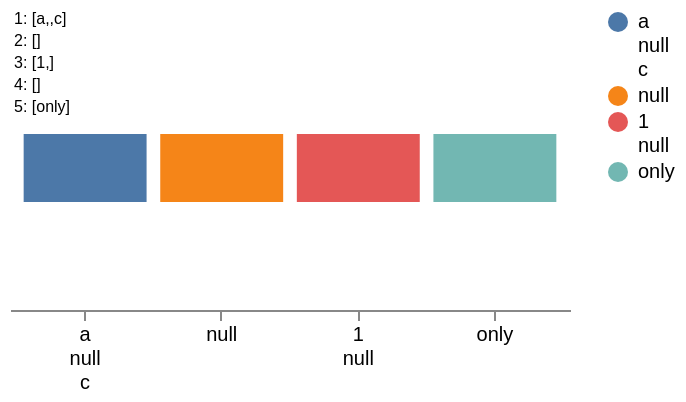

Vega-Lite specification for this chart:
### Vega specification from a JSON file in a GitHub repository (floating-point values rounded to 4 significant figures)
{"$schema": "https://vega.github.io/schema/vega/v6.json", "description": "One column of lists, read two ways, and upstream disagrees with itself on purpose. A data-driven discrete domain **groups** by `'' + value`, which is `Array.prototype.join`: a null element contributes **nothing**, so `[\"a\", null, \"c\"]` keys as `a,,c` and — the part that is visible without reading a key — `[null]` and `[]` both key as the empty string and are **one** category. Five rows, four bands. A **caption** reads the same axis as `a,null,c, null, 1,null, only`, with the word, because a caption is built from the **labels** and a label has been through the formatter by then: `String` applied to each element, under which a null is four letters. This engine had `VegaValue.asString` joining an array with each element's own text, which is the caption's rule in the key's place — so the domain gained a fifth band upstream does not draw. Fixing that one function broke the caption in the same run, which is how it was established that the two sides are both real; the caption now formats per element in `GuideCaption` and the key does not. The legend is here because its entries come from the same domain and so inherit the same grouping, and the text mark writes the raw cell so the three readings sit side by side.", "width": 280, "height": 150, "padding": 5, "data": [{"name": "t", "values": [{"v": ["a", null, "c"], "n": 1}, {"v": [null], "n": 2}, {"v": [1, null], "n": 3}, {"v": [], "n": 4}, {"v": ["only"], "n": 5}]}], "scales": [{"name": "x", "type": "band", "domain": {"data": "t", "field": "v"}, "range": "width", "padding": 0.1}, {"name": "colour", "type": "ordinal", "domain": {"data": "t", "field": "v"}, "range": "category"}], "axes": [{"orient": "bottom", "scale": "x", "labelOverlap": false}], "legends": [{"fill": "colour"}], "marks": [{"type": "rect", "from": {"data": "t"}, "encode": {"enter": {"x": {"scale": "x", "field": "v"}, "width": {"scale": "x", "band": 1}, "y": {"value": 62}, "y2": {"value": 96}, "fill": {"scale": "colour", "field": "v"}}}}, {"type": "text", "from": {"data": "t"}, "encode": {"enter": {"x": {"value": 2}, "y": {"signal": "11 * datum.n - 10"}, "text": {"signal": "datum.n + ': [' + datum.v + ']'"}, "fontSize": {"value": 8}, "baseline": {"value": "top"}}}}]}
